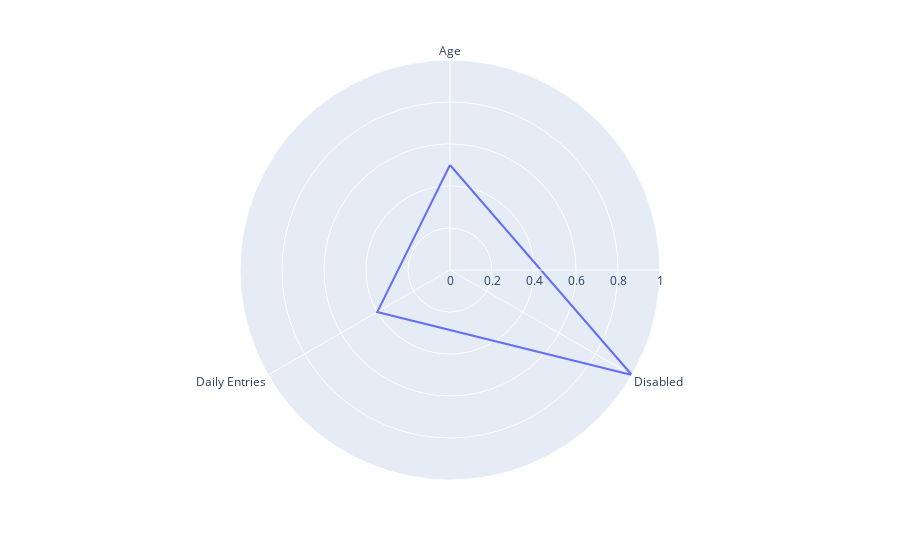

The cell this chart's notebook holds for it:
### Code cell
fig = px.line_polar(df, r='normalized_score', theta='variables', line_close=True)
fig.show()

### Figure 1 — Plotly figure (JSON) as saved in the notebook; plotly's stock layout.template omitted (floating-point values rounded to 4 significant figures)
{"data": [{"hovertemplate": "normalized_score=%{r}<br>variables=%{theta}<extra></extra>", "legendgroup": "", "line": {"color": "#636efa", "dash": "solid"}, "mode": "lines", "name": "", "r": [0.5, 1, 0.4, 0.5], "showlegend": false, "subplot": "polar", "theta": ["Age", "Disabled", "Daily Entries", "Age"], "type": "scatterpolar"}], "layout": {"legend": {"tracegroupgap": 0}, "margin": {"t": 60}, "polar": {"angularaxis": {"direction": "clockwise", "rotation": 90}, "domain": {"x": [0, 1], "y": [0, 1]}}}}
